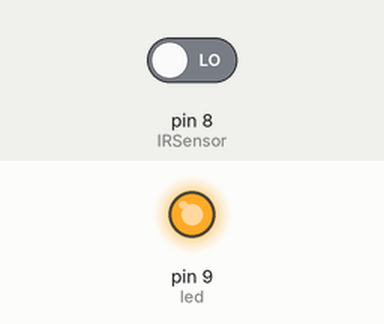
Bench run of a sketch on a simulated Arduino Uno, built with avr-gcc and run on an emulated ATmega328P. Shown: output pins drawn as LEDs (lit = HIGH). The inputs (shaded band) are chosen by the test bench; at power-on: pin 8 (IRSensor) LOW.

Above: at 1.2 s.
1.3 s: pin 8 (IRSensor) driven HIGH
At 1.7 s:
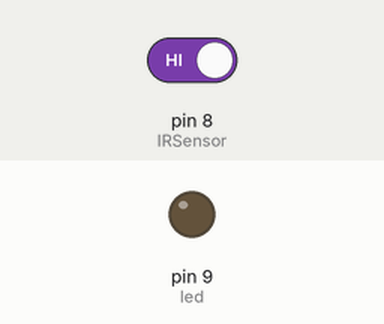
2.8 s: pin 8 (IRSensor) driven LOW
At 4.0 s:
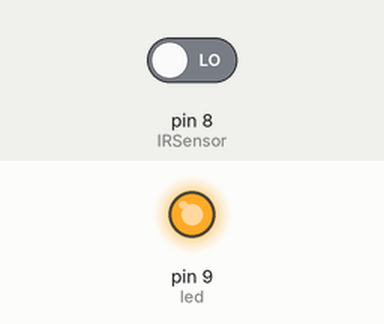
Timing chart, 0 to 5.8 s (numbered marks = the images above; inputs shaded):
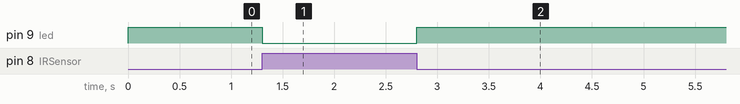

The sketch:

IR_Sensor.ino
```cpp
const int IRSensor = 8;
const int led = 9;
void setup() {
  // put your setup code here, to run once:
  pinMode(IRSensor,INPUT);
  pinMode(led,OUTPUT);
}

void loop() {
  // put your main code here, to run repeatedly:
  int sensorState = digitalRead(IRSensor);
  if(sensorState == HIGH) //If IR Sensor detects an Obstacle/Object,then sensorState is HIGH
  {
    digitalWrite(led,LOW); //led Off
  }
  else       //If IR Sensor doesn't detects an Obstacle/Object,then sensorState is LOW
  {
    digitalWrite(led,HIGH);
  }

}
```

Measured:
- after the input at 1.3 s, pin 9 (led): HIGH → LOW at once
- after the input at 2.8 s, pin 9 (led): LOW → HIGH at once
